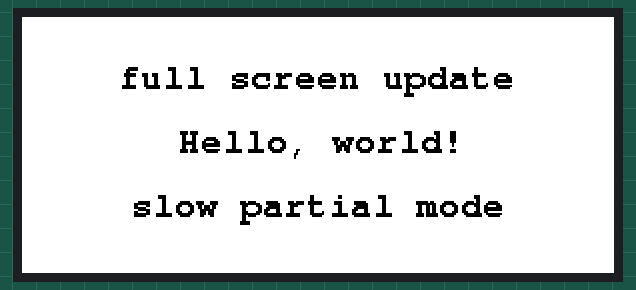
The program below on a simulated ESP32-S3. Shown: 296×128 colour display. What the program prints to the serial monitor is not drawn.

Above: at 65.1 s.

The program:

main.cpp
```cpp
// Heltec EPS32 WiFi Kit V3
//
// Pin map: https://resource.heltec.cn/download/WiFi_Kit_32_V3/HTIT-WB32_V3.png

#include <Arduino.h>

#include <GxEPD2_3C.h>
#include <Fonts/FreeMonoBold9pt7b.h>

// Amazon product:
// Resolution 296 × 128

// e-paper library https://github.com/ZinggJM/GxEPD2


const uint8_t pin_dc = 26;
const uint8_t pin_busy = 48;
const uint8_t pin_rst = 47;

const uint8_t pin_cs = 34;
const uint8_t pin_mosi = 35;
const uint8_t pin_sck = 36;
const uint8_t pin_miso = 33;
GxEPD2_3C<GxEPD2_290c, GxEPD2_290c::HEIGHT> display(GxEPD2_290c(/*CS=D8*/ pin_cs, /*DC=D3*/ pin_dc, /*RST=D4*/ pin_rst, /*BUSY=D2*/ pin_busy));

SPIClass fspi = SPIClass(FSPI);
const char * HelloWorld = "Hello, world!";

void helloWorld()
{
  Serial.println("helloWorld");
  display.setRotation(1);
  display.setFont(&FreeMonoBold9pt7b);
  display.setTextColor(GxEPD_BLACK);
  int16_t tbx, tby; uint16_t tbw, tbh;
  display.getTextBounds("HelloWorld", 0, 0, &tbx, &tby, &tbw, &tbh);
  // center bounding box by transposition of origin:
  uint16_t x = ((display.width() - tbw) / 2) - tbx;
  uint16_t y = ((display.height() - tbh) / 2) - tby;
  display.setFullWindow();
  display.firstPage();
  do
  {
    display.fillScreen(GxEPD_BLACK);
    display.setCursor(x, y);
    display.print(HelloWorld);
    //display.display();
  }
  while (display.nextPage());
  //display.nextPage();
  Serial.println("helloWorld done");
}

void helloFullScreenPartialMode()
{
  //Serial.println("helloFullScreenPartialMode");
  const char fullscreen[] = "full screen update";
  const char fpm[] = "fast partial mode";
  const char spm[] = "slow partial mode";
  const char npm[] = "no partial mode";
  display.setPartialWindow(0, 0, display.width(), display.height());
  display.setRotation(1);
  display.setFont(&FreeMonoBold9pt7b);
  display.setTextColor(GxEPD_BLACK);
  const char* updatemode;
  if (display.epd2.hasFastPartialUpdate)
  {
    updatemode = fpm;
  }
  else if (display.epd2.hasPartialUpdate)
  {
    updatemode = spm;
  }
  else
  {
    updatemode = npm;
  }
  // do this outside of the loop
  int16_t tbx, tby; uint16_t tbw, tbh;
  // center update text
  display.getTextBounds(fullscreen, 0, 0, &tbx, &tby, &tbw, &tbh);
  uint16_t utx = ((display.width() - tbw) / 2) - tbx;
  uint16_t uty = ((display.height() / 4) - tbh / 2) - tby;
  // center update mode
  display.getTextBounds(updatemode, 0, 0, &tbx, &tby, &tbw, &tbh);
  uint16_t umx = ((display.width() - tbw) / 2) - tbx;
  uint16_t umy = ((display.height() * 3 / 4) - tbh / 2) - tby;
  // center HelloWorld
  display.getTextBounds(HelloWorld, 0, 0, &tbx, &tby, &tbw, &tbh);
  uint16_t hwx = ((display.width() - tbw) / 2) - tbx;
  uint16_t hwy = ((display.height() - tbh) / 2) - tby;
  display.firstPage();
  do
  {
    display.fillScreen(GxEPD_WHITE);
    display.setCursor(hwx, hwy);
    display.print(HelloWorld);
    display.setCursor(utx, uty);
    display.print(fullscreen);
    display.setCursor(umx, umy);
    display.print(updatemode);
  }
  while (display.nextPage());
  //Serial.println("helloFullScreenPartialMode done");
}

void setup() {
  Serial.begin(921600);
  delay(3000);
  Serial.println("Begin Setup");


  fspi.begin(pin_sck, pin_miso, pin_mosi, pin_miso);
  display.epd2.selectSPI(fspi, SPISettings(4000000, MSBFIRST, SPI_MODE0));

  Serial.println("Initializing display");
  display.init(921600, true, 2, false);

  display.clearScreen(GxEPD_RED);

  display.setTextColor(GxEPD_BLACK);
  display.firstPage();
  do
  {
    display.fillScreen(GxEPD_RED);
  }
  while (display.nextPage());


  Serial.println("Begin writing to display");
  helloWorld();
  // helloFullScreenPartialMode();
  Serial.println("Done Writing to hellow world");
}

/*
  FSI Pins / Connected

         Heltec    E-Paper
  GPIO33 n/c
  GPIO34 FSPICS0  CS
  GPIO35 FSPID    DIN
  GPIO36 FSPICLK  CLK
  GPIO37
  GPIO38


  customizing SPI: https://randomnerdtutorials.com/esp32-spi-communication-arduino/
*/
void loop() {
  delay(2000);
  Serial.println("Begin Writing to hello world parital");
  helloFullScreenPartialMode();
  Serial.println("Done Writing to hello world parital");
}
```
